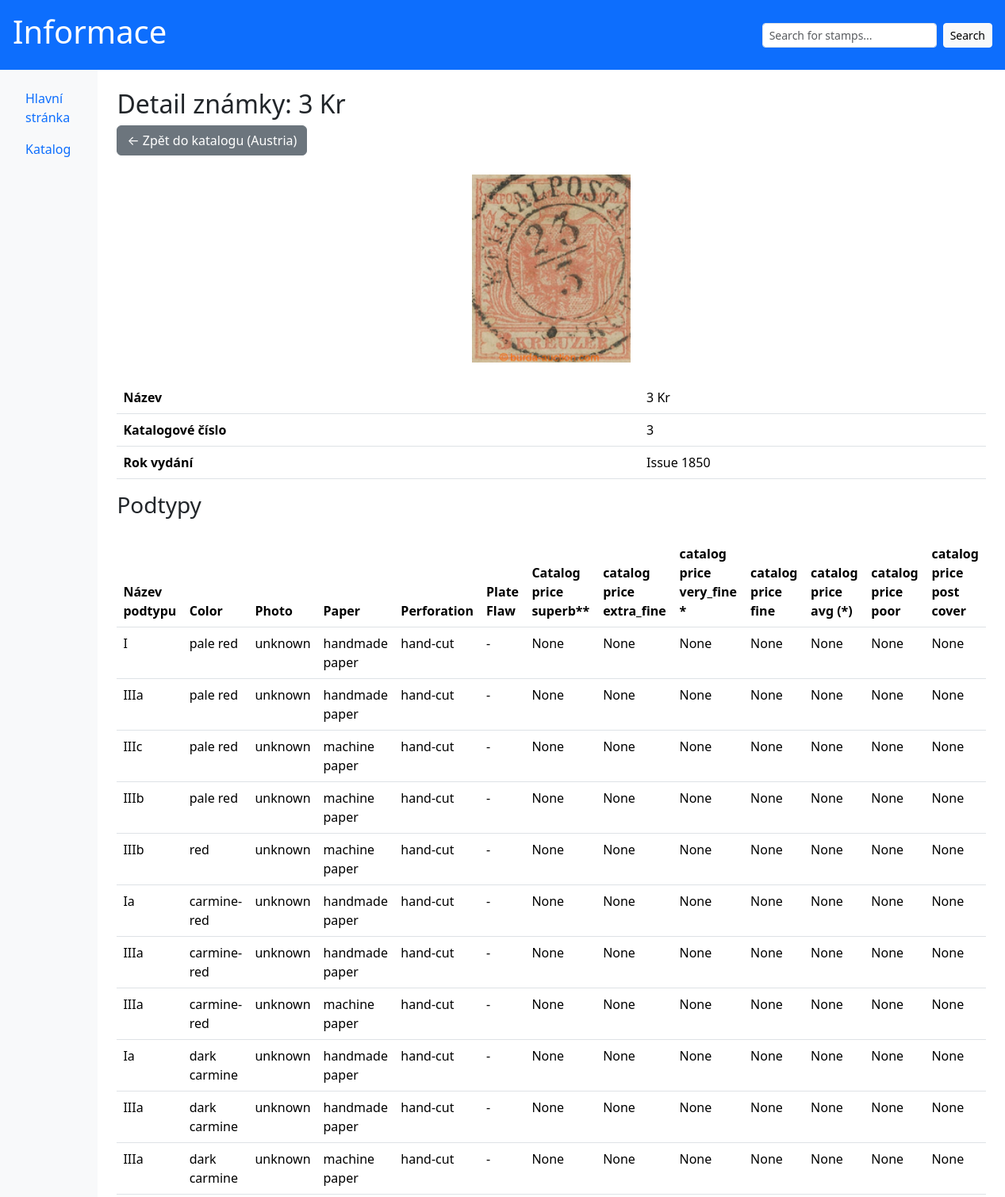
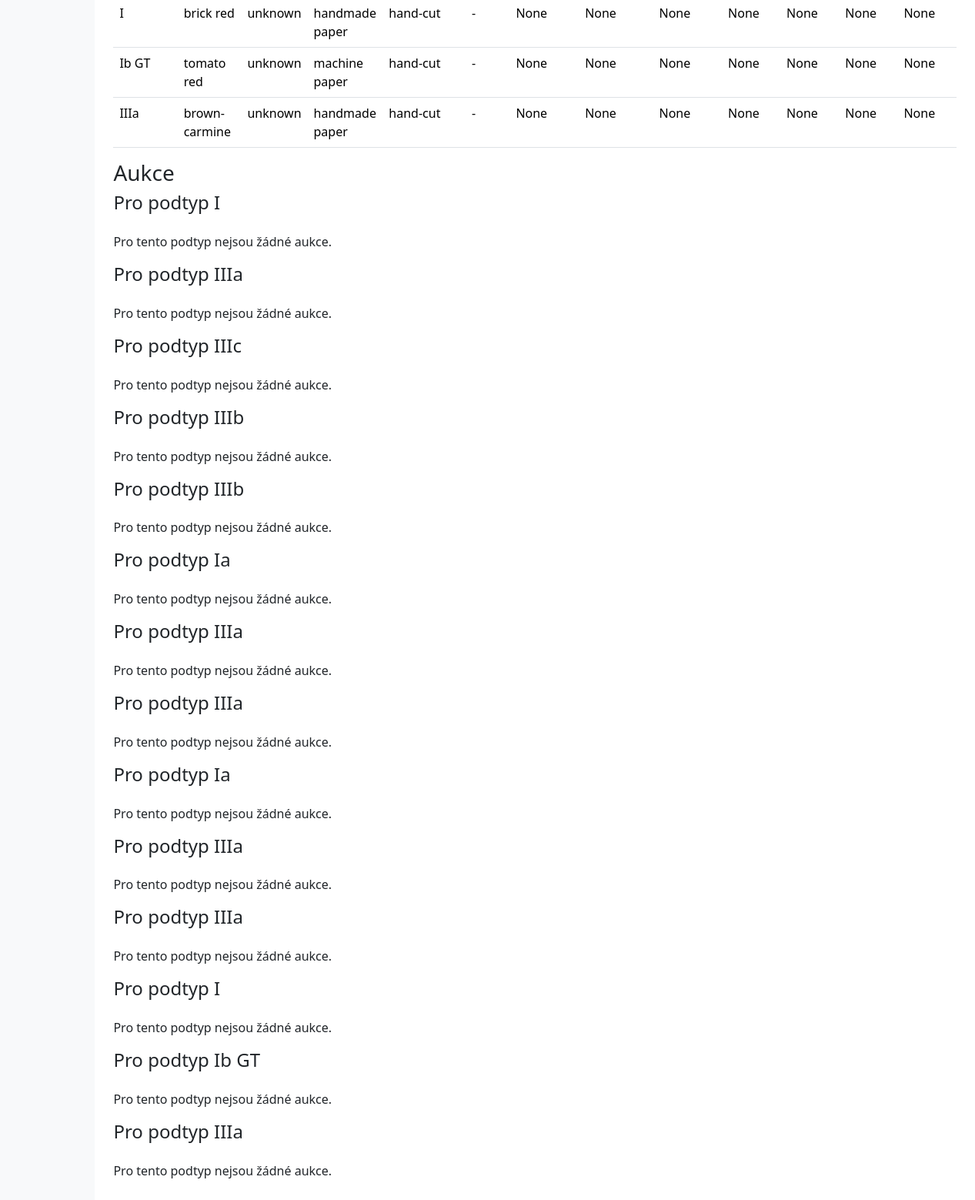
Page /stamps/3 on the committed database (2 pictures, top to bottom).
### shared/db/models.py (models this page shows, shortened)
class StampBase(Base):
    __tablename__ = 'stamp_base'
    stamp_id = Column(Integer, primary_key=True)
    catalog_number = Column(String, nullable=False)
    photo_path_base = Column(String, nullable=False)
    name = Column(String, nullable=False)
    emission_id = Column(Integer, ForeignKey('emission.emission_id'), nullable=False)
    emission = relationship('Emission', back_populates='stamps')
    stamp_types = relationship("StampTypeBase", back_populates="stamp")
    stamp_details = relationship("StampDetail", back_populates="stamp", uselist=False)

class Country(Base):
    __tablename__ = 'country'
    country_id = Column(Integer, primary_key=True)
    name = Column(String, nullable=False)
    emissions = relationship('Emission', back_populates='country')

class Emission(Base):
    __tablename__ = 'emission'
    emission_id = Column(Integer, primary_key=True)
    name = Column(String, nullable=False)
    issue_year = Column(Integer, nullable=False)
    country_id = Column(Integer, ForeignKey('country.country_id'))
    country = relationship('Country', back_populates='emissions')
    stamps = relationship('StampBase', back_populates='emission')

class StampTypeBase(Base):
    __tablename__ = 'stamp_type_base'
    stamp_type_id = Column(Integer, primary_key=True)
    stamp_id = Column(Integer, ForeignKey('stamp_base.stamp_id'), nullable=False)
    photo_path_type = Column(String)
    description = Column(String)
    type_name = Column(String)
    color = Column(String)
    paper = Column(String)
    perforation = Column(String)
    plate_flaw = Column(String)
    catalog_price_superb = Column(Float)
    catalog_price_extra_fine = Column(Float)
    catalog_price_very_fine = Column(Float)
    catalog_price_fine = Column(Float)
    catalog_price_avg = Column(Float)
    catalog_price_poor = Column(Float)
    catalog_price_post_cover = Column(Float)
    stamp = relationship("StampBase", back_populates="stamp_types")
    auction_sales = relationship("AuctionSale", back_populates="stamp_type")# Jedna známka má maximálně jeden detail

### backend/app/main.py (the view)
@app.get("/stamps/{stamp_id}", response_class=HTMLResponse, name="stamp_detail")
async def get_stamp_detail(request: Request, stamp_id: int):
    stamp = crud.get_stamp_by_id(stamp_id)
    if not stamp:
        raise HTTPException(status_code=404, detail="Stamp not found")
    subtypes = crud.get_all_stamp_type_by_id(stamp_id)
    auctions_by_subtype = {
        subtype.stamp_type_id: crud.get_auctions_by_stamp_type(subtype.stamp_type_id)
        for subtype in subtypes
    }
    return templates.TemplateResponse("stamp_detail.html", {
        "request": request,
        "stamp": stamp,
        "subtypes": subtypes,
        "auctions_by_subtype": auctions_by_subtype
    })

### shared/db/crud.py (called while the page is built)
def get_stamp_by_id(stamp_id):
    return session.query(StampBase).filter(StampBase.stamp_id == stamp_id).first()

def get_all_stamp_type_by_id(stamp_id):
    return session.query(StampTypeBase).filter(StampTypeBase.stamp_id == stamp_id).all()

def get_auctions_by_stamp_type(stamp_type_id: int):
    return session.query(AuctionSale).filter(AuctionSale.stamp_type_id == stamp_type_id).all()

### backend/templates/stamp_detail.html (shortened to what this page needs)
{% extends "base.html" %}
{% block content %}
<h2>Detail známky: {{ stamp.name }}</h2>
<a href="{{ url_for('catalog', country=stamp.emission.country.name) }}" class="btn btn-secondary mb-4">
    ← Zpět do katalogu ({{ stamp.emission.country.name }})
</a>
<img src="/images/{{ stamp.photo_path_base }}" alt="photo" width="200" class="mx-auto d-block">
<table class="table mt-4">
    <thead>
        <tr>
            <th>Název</th>
            <td>{{ stamp.name }}</td>
        </tr>
        <tr>
            <th>Katalogové číslo</th>
            <td>{{ stamp.catalog_number }}</td>
        </tr>
        <tr>
            <th>Rok vydání</th>
            <td>{{ stamp.emission.issue_year }}</td>
        </tr>
    </thead>
</table>
<h3>Podtypy</h3>
{% if subtypes %}
<table class="table mt-4">
    <thead>
        <tr>
            <th>Název podtypu</th>
            <th>Color</th>
            <th>Photo</th>
            <th>Paper</th>
            <th>Perforation</th>
            <th>Plate Flaw</th>
            <th>Catalog price superb**</th>
            <th>catalog price extra_fine</th>
            <th>catalog price very_fine *</th>
            <th>catalog price fine</th>
            <th>catalog price avg (*)</th>
            <th>catalog price poor</th>
            <th>catalog price post cover</th>
        </tr>
    </thead>
    <tbody>
        {% for subtype in subtypes %}
        <tr>
            <td>{{ subtype.type_name }}</td>
            <td>{{ subtype.color }}</td>
            <td>{{ subtype.photo_path_type }}</td>
            <td>{{ subtype.paper }}</td>
            <td>{{ subtype.perforation }}</td>
            <td>{{ subtype.plate_flaw }}</td>
            <td>{{ subtype.catalog_price_superb }}</td>
            <td>{{ subtype.catalog_price_extra_fine }}</td>
            <td>{{ subtype.catalog_price_very_fine }}</td>
            <td>{{ subtype.catalog_price_fine }}</td>
            <td>{{ subtype.catalog_price_avg }}</td>
            <td>{{ subtype.catalog_price_poor }}</td>
            <td>{{ subtype.catalog_price_post_cover }}</td>
        </tr>
        {% endfor %}
    </tbody>
</table>
{% else %}
<p class="mt-4">Žádné podtypy pro tuto známku.</p>
{% endif %}
<h3>Aukce</h3>
{% if auctions_by_subtype %}
    {% for subtype_id, auctions in auctions_by_subtype.items() %}
    <h4>Pro podtyp {{ (subtypes | selectattr('stamp_type_id', 'equalto', subtype_id) | first).type_name }}</h4>
        {% if auctions %}
        <table class="table mt-4">
            <thead>
                <tr>
                    <th>Cena</th>
                    <th>URL</th>
                    <th>Popis</th>
                </tr>
            </thead>
            <tbody>
                {% for auction in auctions %}
                <tr>
                    <td>{{ auction.price }} Kč</td>
                    <td><a href="{{ auction.url }}" target="_blank">Odkaz</a></td>
                    <td>{{ auction.description }}</td>
                </tr>
                {% endfor %}
            </tbody>
        </table>
        {% else %}
        <p class="mt-4">Pro tento podtyp nejsou žádné aukce.</p>
        {% endif %}
    {% endfor %}
{% else %}
<p class="mt-4">Žádné aukce pro tuto známku.</p>
{% endif %}
{% endblock %}

### rows in the picture
StampBase: name "3 Kr", photo_path_base (picture), catalog_number "3"
Country: emission.country.name "Austria"
Emission: emission.issue_year "Issue 1850"
StampTypeBase: type_name "I", color "pale red", photo_path_type "unknown", paper "handmade paper", perforation "hand-cut", plate_flaw "-", catalog_price_superb "None", catalog_price_extra_fine "None", catalog_price_very_fine "None", catalog_price_fine "None", catalog_price_avg "None", catalog_price_poor "None", catalog_price_post_cover "None"
StampTypeBase: type_name "IIIa", color "pale red", photo_path_type "unknown", paper "handmade paper", perforation "hand-cut", plate_flaw "-", catalog_price_superb "None", catalog_price_extra_fine "None", catalog_price_very_fine "None", catalog_price_fine "None", catalog_price_avg "None", catalog_price_poor "None", catalog_price_post_cover "None"
StampTypeBase: type_name "IIIc", color "pale red", photo_path_type "unknown", paper "machine paper", perforation "hand-cut", plate_flaw "-", catalog_price_superb "None", catalog_price_extra_fine "None", catalog_price_very_fine "None", catalog_price_fine "None", catalog_price_avg "None", catalog_price_poor "None", catalog_price_post_cover "None"
StampTypeBase: type_name "IIIb", color "pale red", photo_path_type "unknown", paper "machine paper", perforation "hand-cut", plate_flaw "-", catalog_price_superb "None", catalog_price_extra_fine "None", catalog_price_very_fine "None", catalog_price_fine "None", catalog_price_avg "None", catalog_price_poor "None", catalog_price_post_cover "None"
StampTypeBase: type_name "IIIb", color "red", photo_path_type "unknown", paper "machine paper", perforation "hand-cut", plate_flaw "-", catalog_price_superb "None", catalog_price_extra_fine "None", catalog_price_very_fine "None", catalog_price_fine "None", catalog_price_avg "None", catalog_price_poor "None", catalog_price_post_cover "None"
StampTypeBase: type_name "Ia", color "carmine-red", photo_path_type "unknown", paper "handmade paper", perforation "hand-cut", plate_flaw "-", catalog_price_superb "None", catalog_price_extra_fine "None", catalog_price_very_fine "None", catalog_price_fine "None", catalog_price_avg "None", catalog_price_poor "None", catalog_price_post_cover "None"
StampTypeBase: type_name "IIIa", color "carmine-red", photo_path_type "unknown", paper "handmade paper", perforation "hand-cut", plate_flaw "-", catalog_price_superb "None", catalog_price_extra_fine "None", catalog_price_very_fine "None", catalog_price_fine "None", catalog_price_avg "None", catalog_price_poor "None", catalog_price_post_cover "None"
StampTypeBase: type_name "IIIa", color "carmine-red", photo_path_type "unknown", paper "machine paper", perforation "hand-cut", plate_flaw "-", catalog_price_superb "None", catalog_price_extra_fine "None", catalog_price_very_fine "None", catalog_price_fine "None", catalog_price_avg "None", catalog_price_poor "None", catalog_price_post_cover "None"
StampTypeBase: type_name "Ia", color "dark carmine", photo_path_type "unknown", paper "handmade paper", perforation "hand-cut", plate_flaw "-", catalog_price_superb "None", catalog_price_extra_fine "None", catalog_price_very_fine "None", catalog_price_fine "None", catalog_price_avg "None", catalog_price_poor "None", catalog_price_post_cover "None"
StampTypeBase: type_name "IIIa", color "dark carmine", photo_path_type "unknown", paper "handmade paper", perforation "hand-cut", plate_flaw "-", catalog_price_superb "None", catalog_price_extra_fine "None", catalog_price_very_fine "None", catalog_price_fine "None", catalog_price_avg "None", catalog_price_poor "None", catalog_price_post_cover "None"
StampTypeBase: type_name "IIIa", color "dark carmine", photo_path_type "unknown", paper "machine paper", perforation "hand-cut", plate_flaw "-", catalog_price_superb "None", catalog_price_extra_fine "None", catalog_price_very_fine "None", catalog_price_fine "None", catalog_price_avg "None", catalog_price_poor "None", catalog_price_post_cover "None"
StampTypeBase: type_name "I", color "brick red", photo_path_type "unknown", paper "handmade paper", perforation "hand-cut", plate_flaw "-", catalog_price_superb "None", catalog_price_extra_fine "None", catalog_price_very_fine "None", catalog_price_fine "None", catalog_price_avg "None", catalog_price_poor "None", catalog_price_post_cover "None"
StampTypeBase: type_name "Ib GT", color "tomato red", photo_path_type "unknown", paper "machine paper", perforation "hand-cut", plate_flaw "-", catalog_price_superb "None", catalog_price_extra_fine "None", catalog_price_very_fine "None", catalog_price_fine "None", catalog_price_avg "None", catalog_price_poor "None", catalog_price_post_cover "None"
StampTypeBase: type_name "IIIa", color "brown-carmine", photo_path_type "unknown", paper "handmade paper", perforation "hand-cut", plate_flaw "-", catalog_price_superb "None", catalog_price_extra_fine "None", catalog_price_very_fine "None", catalog_price_fine "None", catalog_price_avg "None", catalog_price_poor "None", catalog_price_post_cover "None"
